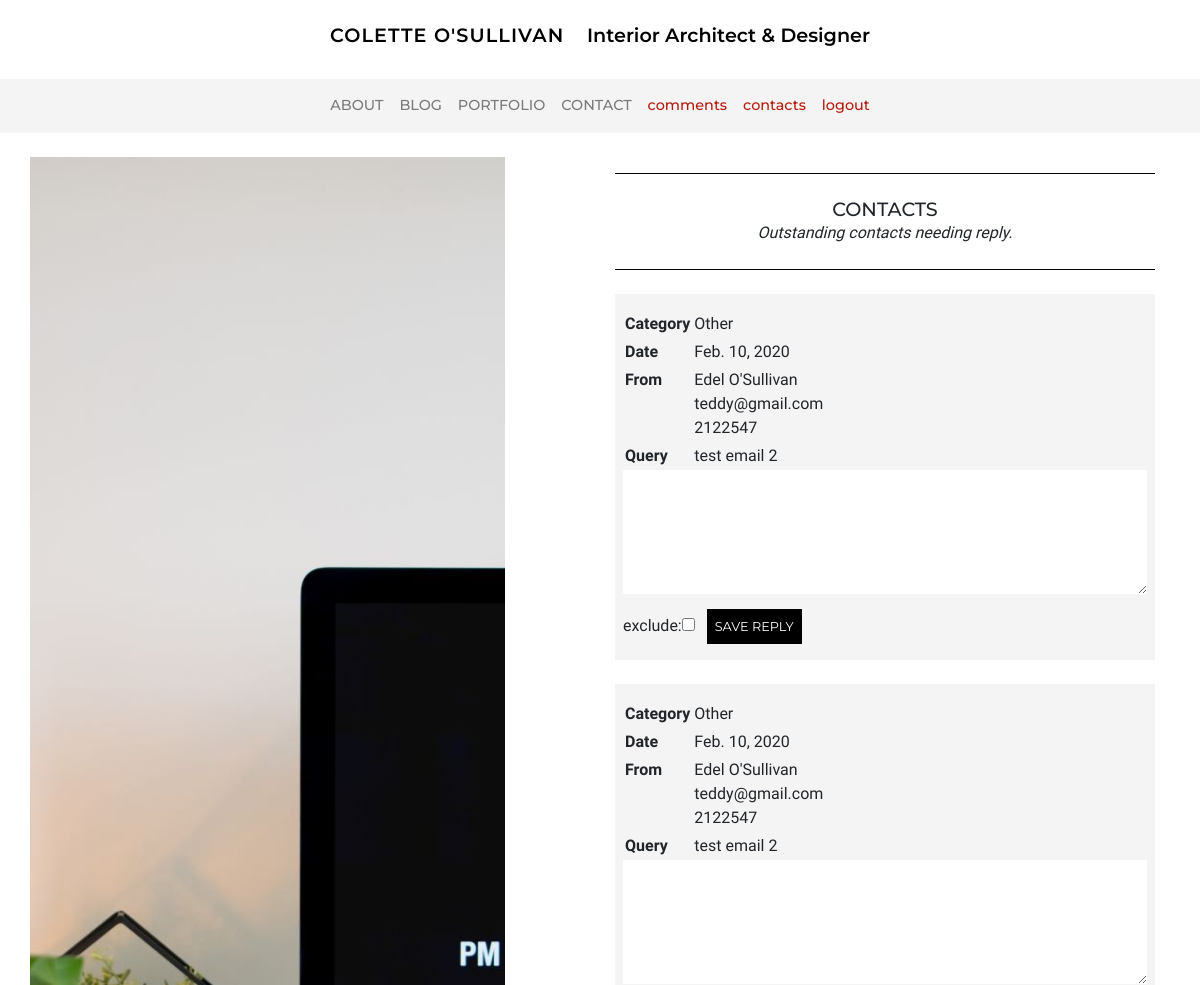
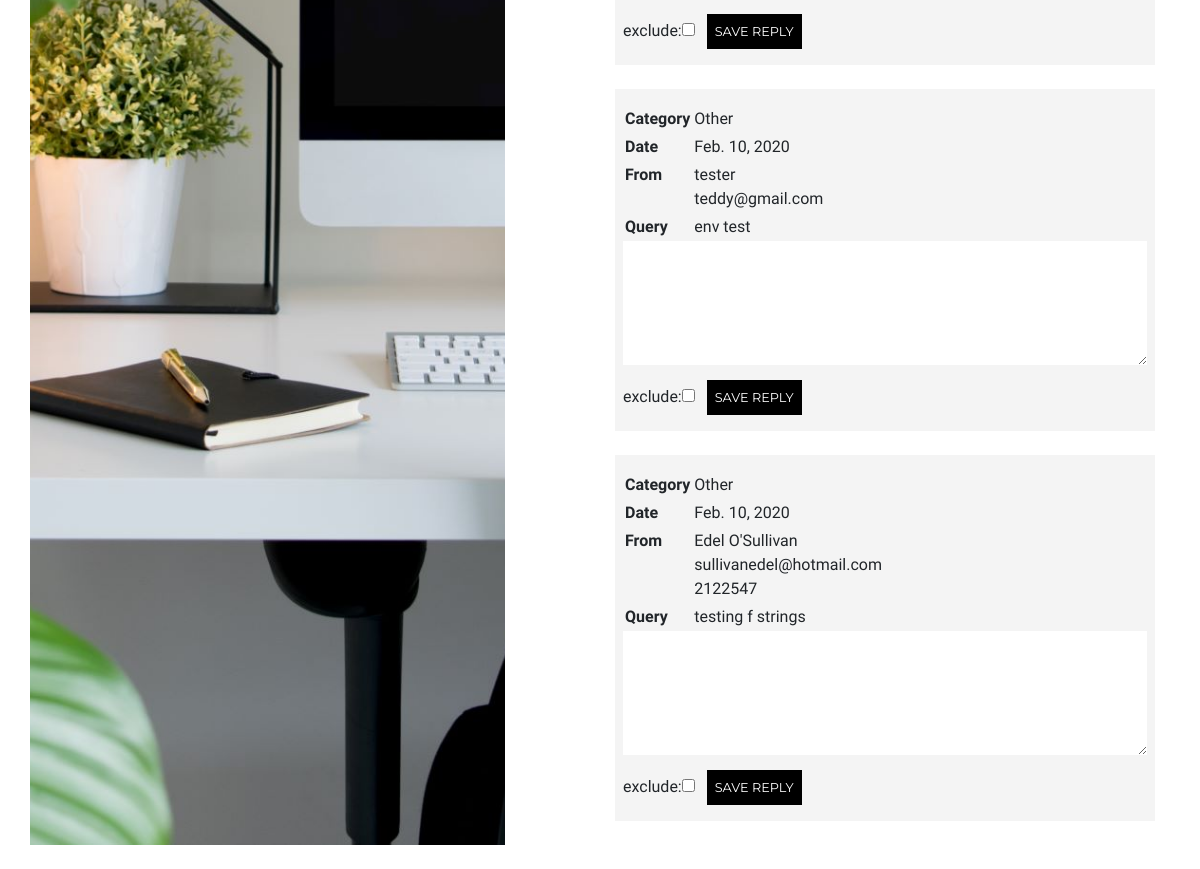
Page /contact/contacts/ (signed in) on the earlier database version (2 pictures, top to bottom).
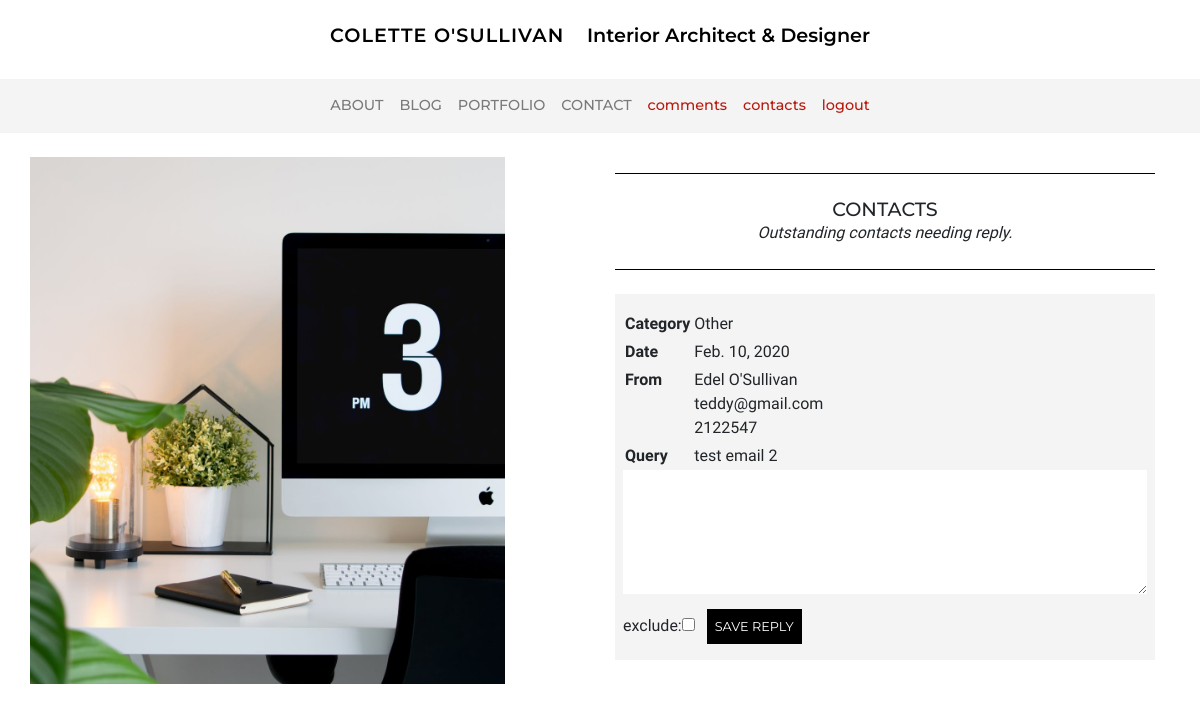
Same page on the later database version.
### contact/models.py (models this page shows)
class Contact(models.Model):
    ARCHITECTURE = 'Architecture'
    INTERIOR_DESIGN = 'Interior Design'
    GRAPHICS = 'Graphics'
    OTHER = 'Other'
    CATEGORY_CHOICES = [
        (ARCHITECTURE, 'Architecture'),
        (INTERIOR_DESIGN, 'Interior Design'),
        (GRAPHICS, 'Graphics'),
        (OTHER, 'Other'),
    ]
    date = models.DateField(default=timezone.now)
    category = models.CharField(
        max_length=20,
        choices=CATEGORY_CHOICES,
        default=OTHER,
    )
    name = models.CharField(max_length=200)
    email = models.EmailField(max_length=200)
    phone = models.CharField(max_length=50, blank=True)
    location = models.CharField(max_length=200, blank=True)
    query = models.TextField()
    reply = models.TextField(blank=True)
    exclude = models.BooleanField(default=False)

### contact/views.py (the view, shortened to what this page needs)
# urls.py: path('contacts/', views.contacts, name='contacts'),
@login_required
def contacts(request, pk=None):
    contacts = Contact.objects.filter(exclude=False, reply='').order_by('id') #order by oldest without reply
    form = ReplyForm()
    context = {'title': 'Contacts', 'contacts': contacts, 'form': form}
    return render(request, 'contact/contacts.html', context)

### contact/forms.py
class ReplyForm(forms.ModelForm):
    class Meta:
        model = Contact
        fields = ['reply', 'exclude']
        labels = {'reply': _(''), 'exclude': _('exclude'),}
        widgets = {'reply': Textarea(attrs={'rows':5, 'class': 'textarea-style'}),}

### contact/templates/contact/contacts.html (shortened to what this page needs)
{% extends 'base.html' %}
{% block content%}
{% include 'include.html' with tagline='Outstanding contacts needing reply.' %}
{% for contact in contacts %}
<div class="bg-color--stone mb-4 p-2">
    <table class="mt-2">
        <tr>
            <td><strong>Category</strong></td>
            <td>{{ contact.category }} {{ contact.location }}</td>
        </tr>
        <tr>
            <td><strong>Date</strong></td>
            <td>{{ contact.date }}</td>
        </tr>
        <tr>
            <td><strong>From</strong></td>
            <td>{{ contact.name }}<br>{{ contact.email }}<br>{{ contact.phone }}</td>
        </tr>
        <tr>
            <td><strong>Query</strong></td>
            <td>{{ contact.query}}</td>
        </tr>
    </table>
    <form method="POST" action="{% url 'contacts' contact.pk %}">
        {{ form }}
        <button type="submit">SAVE REPLY</button>
    </form>
</div>
{% endfor %}
</div>
</section>
{% endblock %}

### templates/base.html (shortened to what this page needs)
{% load static %}
<!DOCTYPE html>
<html lang="en">
<head>
  <link rel="stylesheet" href="https://stackpath.bootstrapcdn.com/bootstrap/4.4.1/css/bootstrap.min.css"
>
  <link rel="stylesheet" href="https://cdnjs.cloudflare.com/ajax/libs/font-awesome/5.11.2/css/all.css">
  <link rel="stylesheet" href="{% static 'css/main.css' %}">
</head>
<body>
  <header class="mt-4 mb-4 text-center">
    <a href="{% url 'index' %}">
      <h1 class="d-inline-block name">COLETTE O'SULLIVAN
        <span class="d-block d-md-inline-block name-tagline ml-md-3">Interior Architect & Designer</span>
      </h1>
    </a>
  </header>
  <nav class="navbar navbar-expand-md navbar-light sticky-navbar mb-4" data-nav="navbar">
    <div class="collapse navbar-collapse" id="navbarNavAltMarkup">
      <div class="navbar-nav mx-auto">
        <a class="nav-item nav-link" data-nav="About" href="{% url 'about' %}">ABOUT</a>
        <a class="nav-item nav-link" data-nav="Blog" href="{% url 'blogs' %}">BLOG</a>
        <a class="nav-item nav-link" data-nav="Portfolio" href="{% url 'projects' %}">PORTFOLIO</a>
        <a class="nav-item nav-link" data-nav="Contact" href="{% url 'contact' %}">CONTACT</a>
        {% if user.is_authenticated %}
        <a class="nav-item nav-link client" data-nav="Comments" href="{% url 'comments' %}">comments</a>
        <a class="nav-item nav-link client" data-nav="Contacts" href="{% url 'contacts' %}">contacts</a>
        <a class="nav-item nav-link client" data-nav="Logout" href="{% url 'logout' %}">logout</a>
        {% endif %}
      </div>
    </div>
  </nav>
  <main class="container mb-4">
    {% block content %}{% endblock %}
  </main>
</body>
</html>

### templates/include.html
<section class="row mb-4" data-page="{{ title }}">
<div class="d-none d-md-block col-md-5 col-lg-5 bg-img--desk">
</div>
<div class="col-12 col-md-7 col-lg-6 offset-lg-1 border-stone">
    <div class="header-border mt-3 mb-4">
        <h1 class="h-article mt-3">{{ title }}</h1>
        <span class="d-block mb-3">{{ tagline }}</span>
    </div>

### static/css/main.css (style rules this page uses)
body { font-family: 'Ibarra Real Nova', serif; }
span { font-style: italic; }
h1, h2, h3, h4 { font-family: 'Montserrat', sans-serif; text-transform: uppercase; }
.name { font-size: 1.2rem; letter-spacing: .07rem; font-weight: 600; }
.name-tagline { letter-spacing: 0rem; text-transform: capitalize; font-style: normal; }
.h-article { font-size: 1.2rem; font-weight: 500; margin: 0px; }
a { color: #000000; text-decoration: none; }
.client { color: #B8190C!important; }
td, th { padding: 2px; vertical-align: top; }
.header-border { border-top: solid 1px #000000; border-bottom: solid 1px #000000; text-align: center; padding: .5rem; }
.bg-img--desk { background: url("/static/images/desk.jpg"); background-size: cover; background-position: center; background-repeat: no-repeat; min-height: 300px; }
.bg-color--stone { background-color: rgba(244, 244, 244, .95); }
.textarea-style { width: 100%; border: 0; }
button, .button-a { background-color: #000000; color: #ffffff; border: 0px; font-size: .8rem; text-transform: uppercase; font-family: 'Montserrat', sans-serif; padding: 8px; margin: 8px; }
nav { background-color: rgba(244, 244, 244, .95); color: #000000!important; font-size: .9rem; font-weight: 500; font-family: 'Montserrat', sans-serif; }

Differences in the rows shown:
no longer on this page (row edited): Contact: category "Other", date "Feb. 10, 2020", name "Edel O'Sullivan", email "teddy@gmail.com", phone "2122547", query "test email 2"
no longer on this page (row edited): Contact: category "Other", date "Feb. 10, 2020", name "tester", email "teddy@gmail.com", query "env test"
no longer on this page (row edited): Contact: category "Other", date "Feb. 10, 2020", name "Edel O'Sullivan", email "sullivanedel@hotmail.com", phone "2122547", query "testing f strings"
